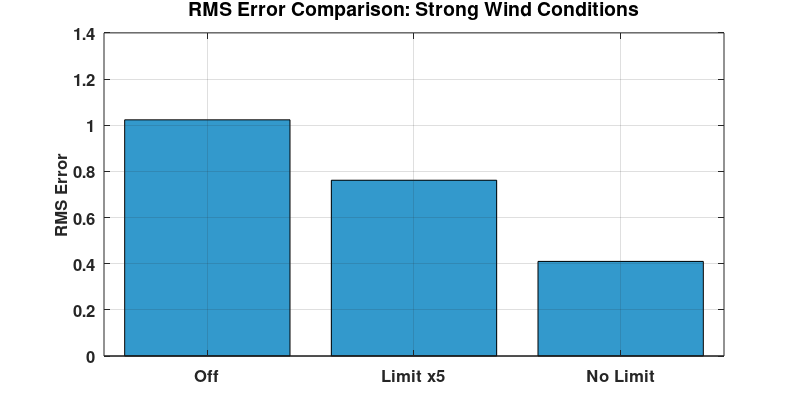

Recreate this plot in MATLAB.
% MATLAB 脚本: plot_rmse_histogram.m

% 加载保存的误差数据
load('error_data_off_strongwind.mat', 'error_x_off_strongwind');  % 加载控制关闭（强风条件）状态数据
load('error_data_on_5hat_strongwind.mat', 'error_x_on_5hat_strongwind');  % 加载控制开启（5倍面积限制，强风条件）状态数据
load('error_data_on_500hat_strongwind.mat', 'error_x_on_500hat_strongwind');    % 加载控制开启（500倍面积限制，强风条件）状态数据

% 计算均方根误差（RMSE）
rmse_off_strongwind = sqrt(mean(error_x_off_strongwind.^2));   % 计算控制关闭（强风条件）状态下的RMSE
rmse_on_5hat_strongwind = sqrt(mean(error_x_on_5hat_strongwind.^2)); % 计算控制开启（5倍面积限制，强风条件）状态下的RMSE
rmse_on_500hat_strongwind = sqrt(mean(error_x_on_500hat_strongwind.^2));     % 计算控制开启（500倍面积限制，强风条件）状态下的RMSE

% 创建直方图数据，调整顺序以确保5hat在中间
rmse_data = [rmse_off_strongwind, rmse_on_5hat_strongwind, rmse_on_500hat_strongwind];  % 将RMSE值放入数组
labels = {'Off', 'Limit x5', 'No Limit'};  % 更新后的X轴标签

% 绘制直方图
figure;
bar(rmse_data, 'FaceColor', [0.2, 0.6, 0.8]);  % 绘制直方图，设置颜色
set(gca, 'XTickLabel', labels, 'FontSize', 12, 'FontWeight', 'bold');  % 设置X轴标签
xtickangle(45);  % 设置X轴标签旋转角度为45度
ylabel('RMS Error', 'FontSize', 12, 'FontWeight', 'bold');  % Y轴标签
title('RMS Error Comparison: Strong Wind Conditions', 'FontSize', 14, 'FontWeight', 'bold');  % 图表标题
grid on;  % 添加网格线

% 设置图表尺寸以优化PNG输出
set(gcf, 'PaperUnits', 'inches');
set(gcf, 'PaperPosition', [0 0 8 4]);  % 设置图表的尺寸为8x4英寸
set(gcf, 'PaperSize', [8 4]);  % 设置PNG文件的页面大小与图表相同

% 保存为高质量PNG格式
print(gcf, 'RMSErrorComparison_strongwind_limit_x5_x500.png', '-dpng', '-r300');  % 修改为PNG格式

% 关闭图形窗口（如果不再需要进一步编辑）


% 计算on_500hat_strongwind状态的RMSE是off_strongwind状态RMSE的百分比
percentage_rmse_on_500hat_strongwind = (rmse_on_500hat_strongwind / rmse_off_strongwind) * 100;

% 打印RMSE和百分比
fprintf('RMSE (Off Strong Wind): %.4f\n', rmse_off_strongwind);
fprintf('RMSE (Limit x5): %.4f\n', rmse_on_5hat_strongwind);
fprintf('RMSE (Limit x500): %.4f\n', rmse_on_500hat_strongwind);
fprintf('RMSE (Limit x500) is %.2f%% of RMSE (Off Strong Wind)\n', percentage_rmse_on_500hat_strongwind);
